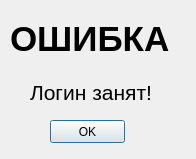
<?xml version="1.0" encoding="UTF-8"?>
<ui version="4.0">
 <class>Dialog</class>
 <widget class="QDialog" name="Dialog">
  <property name="geometry">
   <rect>
    <x>0</x>
    <y>0</y>
    <width>196</width>
    <height>159</height>
   </rect>
  </property>
  <property name="windowTitle">
   <string>Dialog</string>
  </property>
  <widget class="QLabel" name="label">
   <property name="geometry">
    <rect>
     <x>10</x>
     <y>-20</y>
     <width>165</width>
     <height>117</height>
    </rect>
   </property>
   <property name="font">
    <font>
     <pointsize>26</pointsize>
     <weight>75</weight>
     <bold>true</bold>
    </font>
   </property>
   <property name="text">
    <string>ОШИБКА</string>
   </property>
  </widget>
  <widget class="QLabel" name="label_2">
   <property name="geometry">
    <rect>
     <x>30</x>
     <y>80</y>
     <width>165</width>
     <height>25</height>
    </rect>
   </property>
   <property name="font">
    <font>
     <pointsize>16</pointsize>
    </font>
   </property>
   <property name="text">
    <string>Логин занят!</string>
   </property>
  </widget>
  <widget class="QPushButton" name="OkRegLoginError">
   <property name="geometry">
    <rect>
     <x>50</x>
     <y>120</y>
     <width>75</width>
     <height>23</height>
    </rect>
   </property>
   <property name="text">
    <string>OK</string>
   </property>
  </widget>
 </widget>
 <resources/>
 <connections/>
</ui>
